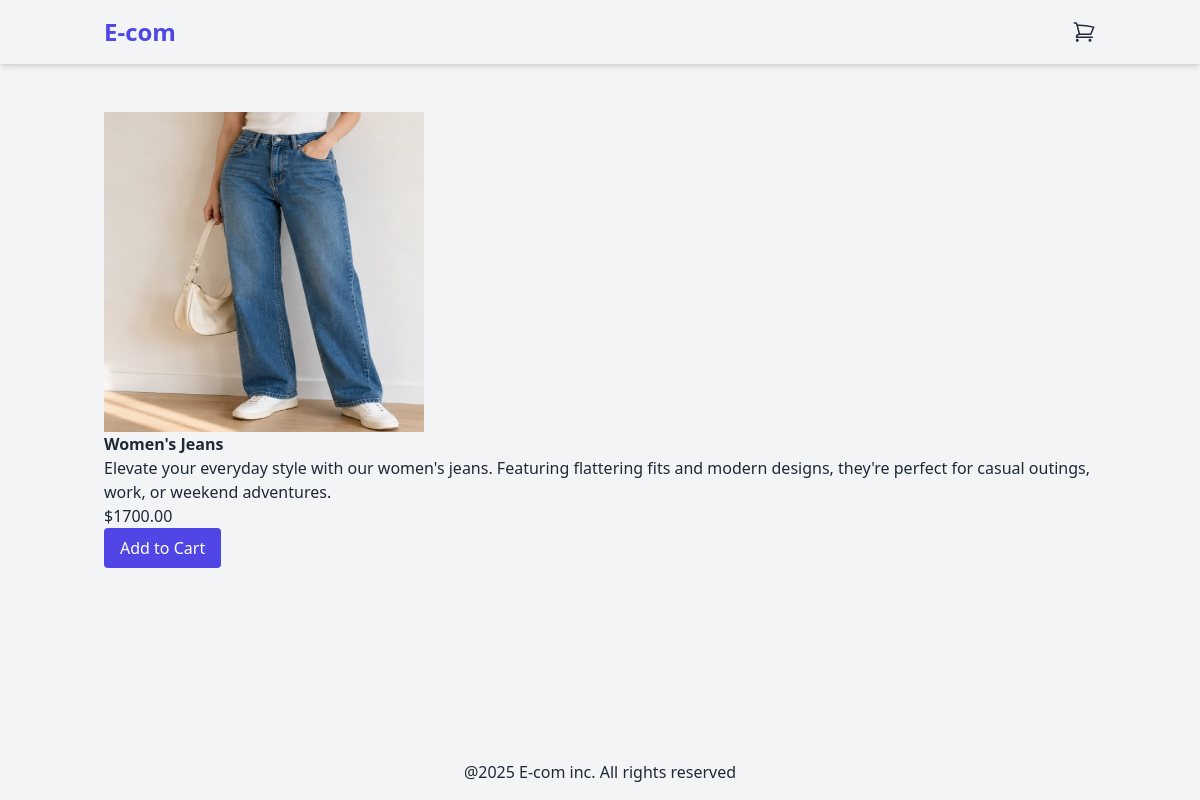
Page /product/2/womens-jeans/ on the committed database.
### products/models.py (models this page shows, shortened)
class Product(models.Model):
    categories= models.ForeignKey(Category, related_name='products', on_delete=models.CASCADE)
    name = models.CharField(max_length=250)
    slug = models.SlugField(max_length=250)
    description = models.TextField(blank=True)
    price = models.DecimalField(max_digits=10, decimal_places=2)
    available = models.BooleanField(default=True)
    created = models.DateTimeField(auto_now_add=True)
    updated = models.DateTimeField(auto_now = True)
    image = models.ImageField(upload_to= 'products', blank=True)

### products/views.py (the view)
# urls.py: path('product/<int:id>/<slug:slug>/',views.product_detail, name='product_detail')
def product_detail(request, id, slug):
    product = get_object_or_404(Product,id=id, available=True)
    return render(request, 'products/product/detail.html',{'product':product})

### products/templates/products/product/detail.html (shortened to what this page needs)
{%extends 'base.html' %}
{%block content%}
<div class = "container mx-auto p-4 flex">
<div>
{%if product.image%}
<img src="{{ product.image.url }}" alt="{{ product.name }}" class="h-80 w-80">
{%else%}
<p>Image unavailable</p>
{%endif%}
<h3 class ="font-semibold">{{product.name}}</h3>
<p>{{product.description}}</p>
<p>${{product.price}}</p>
<form action="{%url 'cart:cart_add' product.id%}" method='post', id= 'add-to-cart-form'>
    <button type="submit" class="bg-indigo-600 text-white px-4 py-2 rounded">Add to Cart</button>
</form>
</div>
</div>
{%endblock%}

### rows in the picture
Product: image (picture), name "Women's Jeans", description "Elevate your everyday style with our women's jeans. Featuring flattering fits and modern designs, they're perfect for casual outings, work, or weekend adventures.", price "1700.00"
